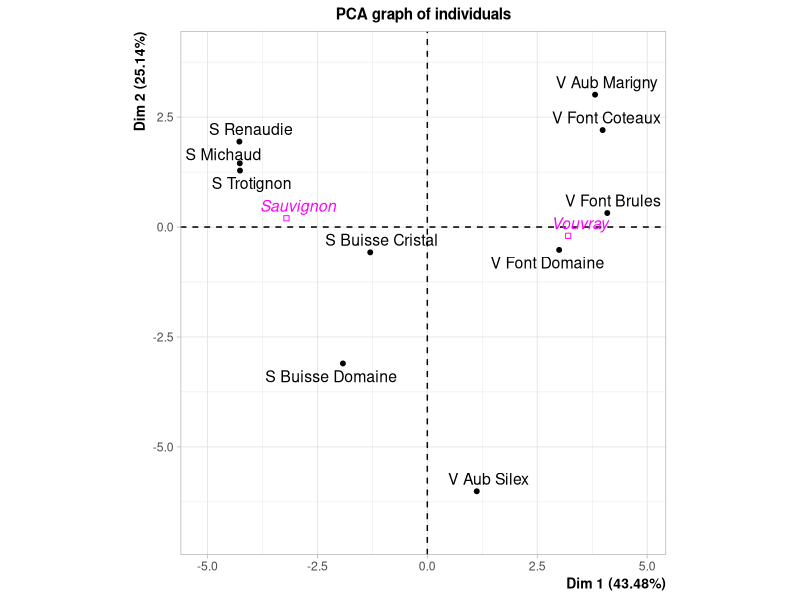
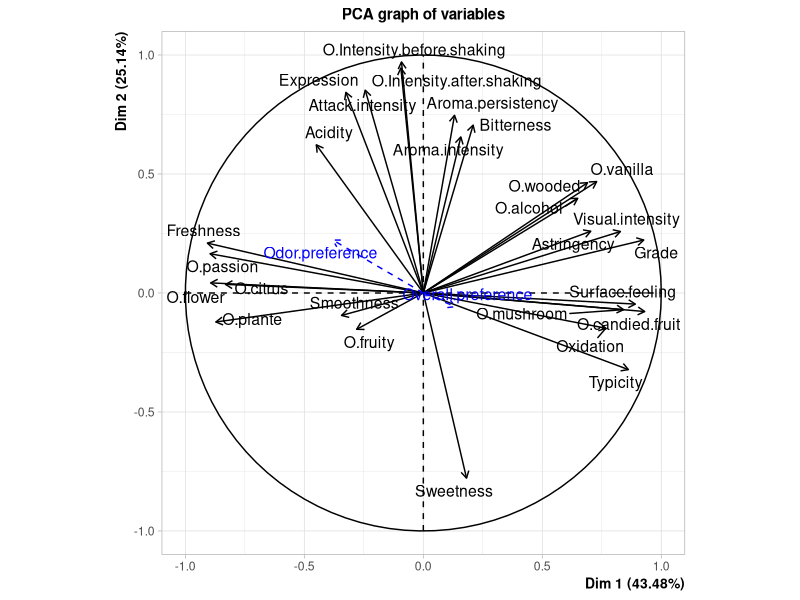
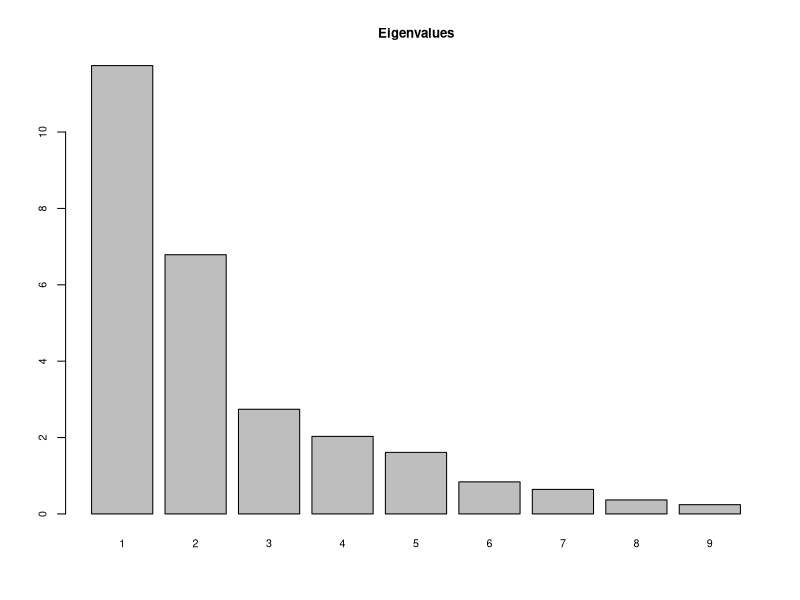
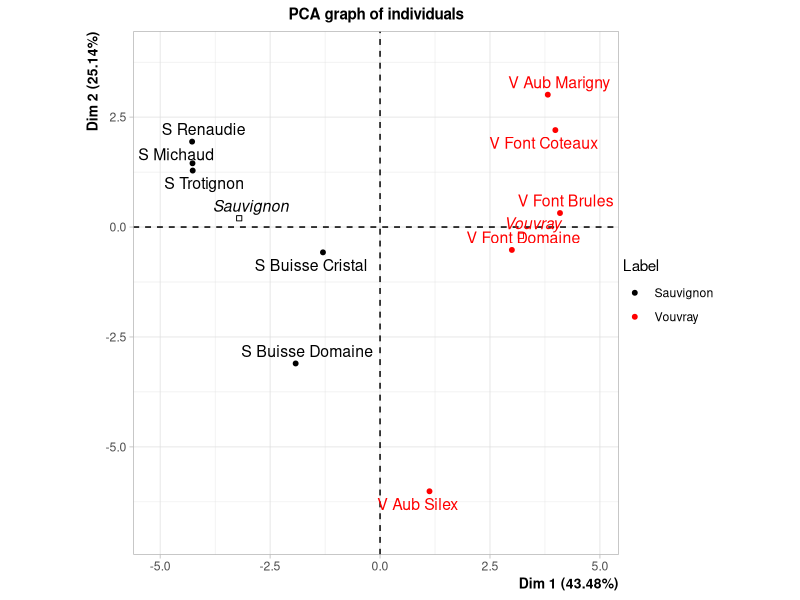

Reproduce these figures in R, in order.
## ---- chunk 1
knitr::opts_chunk$set(echo = TRUE)
## ---- chunk 2
 setwd("C:/users/houee/AOBOX/MOOC_anado_GB/Données")
 wine <- read.table("data_PCA_ExpertWine.csv",header=TRUE, sep=";", dec=".", row.names=1)
## ---- chunk 3
 summary(wine)
## ---- chunk 4
library(FactoMineR)
## ---- chunk 5
res <- PCA(wine,quali.sup=1,quanti.sup=29:30,graph=FALSE)
par(cex=0.8,cex.main=1,cex.lab=0.8,cex.axis=0.8) # change graphical parameters (font size)
plot(res,choix="ind") # individuals factor map
plot(res,choix="var") # variables factor map
## ---- chunk 6
 summary(res, nbelements=Inf)  ## to print all the elements
## ---- chunk 7
 barplot(res$eig[,1],main="Eigenvalues",names.arg=1:nrow(res$eig))
## ---- chunk 8
 plot(res,habillage="Label")
